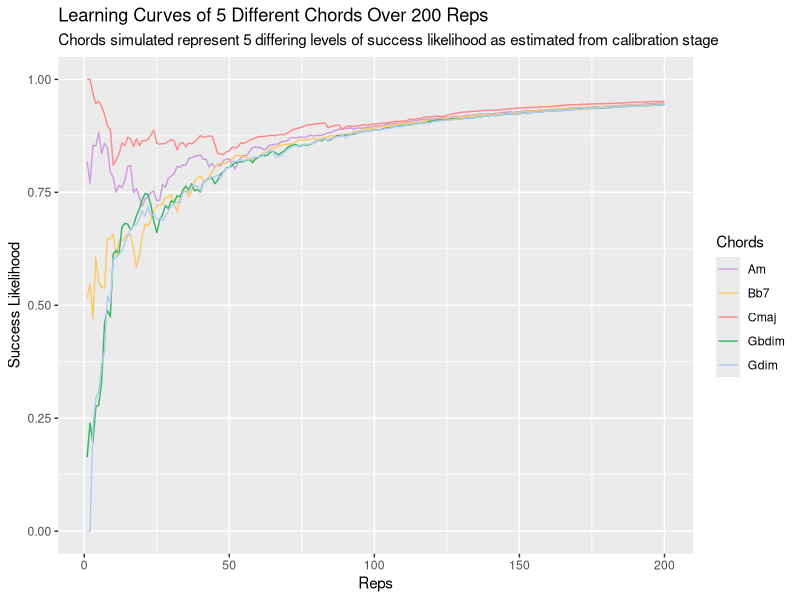

R code for this plot:
########## PART I: Constructing the model ########################################################################################################################################################



tonics <- list("A","Bb","B","C","Db","D","Eb","E","F","Gb","G","Ab") # All tonic notes.

bases <- list("maj", "min", "dim") # Setting possible chord bases to 'maj', 'min', and 'dim'.

extensions <- list("none", "dom7", "maj7") # Setting possible chord extensions to 'none', 'dom7', and 'maj7'.



tabulate_possible_chords <- function(tonics, bases, extensions){
  
  table <- data.frame(tonic = character(0), base = character(0), ext = character(0))
  
  for (i in tonics){
    for (x in bases){
      for (y in extensions){
        table <- rbind(table, data.frame(tonic = i, base = x, ext = y))
      }
    }
  }
  table <- table[!(table$base == "dim" & table$ext %in% c("dom7", "maj7")),] # Removing the combinations of "dim" and "dom7" or "maj7", as these do not form commonly observed chords.
  return(table)
} # Creating a table of all of the possible chords, given the chord components above.

train <- tabulate_possible_chords(tonics, bases, extensions)

possible_chords <- train # For use throughout script.


for (i in 1:nrow(train)){
  train$success[i] <- sample(c(0, 1), size = 1)
} # Assigning 'success' of chord playing trial in a new column named 'success', sampling randomly from c(0,1), i.e., with p(success) = 0.5.

train <- data.frame(lapply(train, as.factor))

model <- glm(success ~ ., data = train, family = binomial) # Training logistic regression model on dataset, where chord components represent predictors of chord trial success. In this model, there should be no relationship between predictor and response variables, as 'success' was assigned randomly.

chords <- c() # Creating a table displaying each possible chord and its predicted likelihood of trial success, as estimated by logistic regression.
likelihoods <- c()

for (i in 1:nrow(possible_chords)){
  newdata <- data.frame(tonic = possible_chords[i,]$tonic, base = possible_chords[i,]$base, ext = possible_chords[i,]$ext)
  chords <- append(chords, paste(possible_chords[i,]$tonic, possible_chords[i,]$base, possible_chords[i,]$ext))
  likelihoods <- append(likelihoods, predict(model, newdata = newdata, type = "response"))
} # Returning each chord's success likelihood.

results <- data.frame(chord = chords, likelihood = likelihoods) # Naming said table 'results'.

results <- results[order(results$likelihood), ] # Sorting by ascending likelihood.



########## PART II: Now let's train the model on just a subset of the possible chords #############################################################################################################



get_calibration_chords <- function(n){
  
  if (n < length(tonics) + length(bases) + length(extensions) | n > nrow(possible_chords)){
    stop(paste("Please enter a number between", (length(tonics) + length(bases) + length(extensions)), "and", nrow(possible_chords)))
  } else {
  }
  
  minimum_components <- data.frame(tonic = character(0), base = character(0), ext = character(0))
  additional_random_chords <- data.frame(tonic = character(0), base = character(0), ext = character(0))
  
  for (i in tonics){
    minimum_components <- rbind(minimum_components, possible_chords[possible_chords$tonic == i,][sample(nrow(possible_chords[possible_chords$tonic == i,]), 1),])
  }
  for (i in bases){
    minimum_components <- rbind(minimum_components, possible_chords[possible_chords$base == i,][sample(nrow(possible_chords[possible_chords$base == i,]), 1),])
  }
  for (i in extensions){
    minimum_components <- rbind(minimum_components, possible_chords[possible_chords$ext == i,][sample(nrow(possible_chords[possible_chords$ext == i,]), 1),])
  } 
  
  # 18 chords needed to provide minimum chord components. Note that more complex algorithm could cut this down to just 12 (number of tonics, with other components overlapped), however, in the interest of expediency, this was not done here.
  
  additional_random_chords <- rbind(additional_random_chords, possible_chords[sample(1:nrow(possible_chords), (n-18)),])
  
  return(rbind(minimum_components, additional_random_chords))
  
} # Creating function to return a subset of the possible chords for calibration, where n = the desired number of chords to test in calibration (minimum input is set at the minimum number of chords required to cover testing all chord components. Maximum input is set at the number of all possible chords). This function is more complex than simply taking a subset of the possible chords, (continued below)...
                                           # (continued)... as we need to account for the possible condition wherein a component of any subsequently tested chord was not included during calibration. This would result in the model being unable to predict an output, as it would be handling a 'new' level.

train <- get_calibration_chords(50) # Establishing training set for calibration as a subset of all possible chords.

for (i in 1:nrow(train)){
  train$success[i] <- sample(c(0, 1), size = 1)
} # Again, randomly assigning 'success' of each chord playing trial.

train <- data.frame(lapply(train, as.factor))

model <- glm(success ~ ., data = train, family = binomial) 


chords <- c() # Again, creating a table displaying each possible chord and its predicted likelihood of trial success.
likelihoods <- c()

for (i in 1:nrow(possible_chords)){
  newdata <- data.frame(tonic = possible_chords[i,]$tonic, base = possible_chords[i,]$base, ext = possible_chords[i,]$ext)
  chords <- append(chords, paste(possible_chords[i,]$tonic, possible_chords[i,]$base, possible_chords[i,]$ext))
  likelihoods <- append(likelihoods, predict(model, newdata = newdata, type = "response"))
} # Returning each chord's success likelihood.

results <- data.frame(chord = chords, likelihood = likelihoods) # Naming said table 'results'.

results <- results[order(results$likelihood), ] # Sorting by ascending likelihood.



########## PART III: Now let's implement differential chord success likelihoods as determined additively by separate chord components ###############################################################



train <- get_calibration_chords(50) # Constructing a new calibration training set.

simulate_trials <- function(df){
  for (i in 1:nrow(df)){
    if (df[i,]$tonic %in% c("A", "B", "C", "D", "E", "F")){ ### I.e. if the tonic is a white note, success likelihood is higher.
      tonic_difficulty <- 1
    } else {
      tonic_difficulty <- 2
    }
    if (df[i,]$base == "maj"){
      base_difficulty <- 1
    } else if (df[i,]$base == "min"){
      base_difficulty <- 2
    } else if (df[i,]$base == "dim"){ # Diminished chords are generally considerably more difficult than either major or minor chords.
      base_difficulty <- 4
    }
    if (df[i,]$ext == "none"){
      ext_difficulty <- 1
    } else if (df[i,]$ext == "dom7"){
      ext_difficulty <- 3
    } else if (df[i,]$ext == "maj7"){ # Extensions generally increase chord difficulty.
      ext_difficulty <- 3
    }
    total_difficulty <- tonic_difficulty + base_difficulty + ext_difficulty # Expressing chord difficulty as the sum of their component difficulties.
    df$success[i] <- rbinom(n = 1, size = 1, prob = (1 - ((total_difficulty**2)/100))) # Sampling between success (1) or failure (0), using chord difficulty to determine success probability.
  }
  return(df)
}

train <- simulate_trials(train) # Simulating calibration stage.

train <- data.frame(lapply(train, as.factor))

(nrow(train[train$base == "maj" & train$success == 1, ]) / nrow(train[train$base == "maj", ])) * 100 # Showing as an example that in our simulation, chords built on a major triad have a much higher success rate than those built on a diminished triad.
(nrow(train[train$base == "dim" & train$success == 1, ]) / nrow(train[train$base == "dim", ])) * 100


model <- glm(success ~ ., data = train, family = binomial) ### Building model using calibration dataset.



play_15_chords <- function(){
  
  chords <- c()
  likelihoods <- c()
  
  for (i in 1:nrow(possible_chords)){
    newdata <- data.frame(tonic = possible_chords[i,]$tonic, base = possible_chords[i,]$base, ext = possible_chords[i,]$ext)
    chords <- append(chords, paste(possible_chords[i,]$tonic, possible_chords[i,]$base, possible_chords[i,]$ext))
    likelihoods <- append(likelihoods, predict(model, newdata = newdata, type = "response"))
  }
  
  results <- data.frame(chord = chords, likelihood = likelihoods)
  results <- results[order(results$likelihood), ]
  
  
  
  hardest_five <- results[1:5,] # Returning the top five chords according to difficulty (lowest estimated success likelihoods).
  random_ten <- results[sample((6:nrow(results)),10),] ### Also returning ten random chords from the possible chords. Replace kept at default of FALSE. 'Hardest five' chords excluded from sampling.
  
  output_chords <- rbind(hardest_five, random_ten)
  
  output_chords <- data.frame(output_chords[c(1,6,7,2,8,9,3,10,11,4,12,13,5,14,15),]) ### Rearranging such that the user receives one 'difficult' chord followed by two 'random' chords, and so on.
  
  
  
  output_chords_formatted <- data.frame(tonic = character(0), base = character(0), ext = character(0))
  for (i in 1:nrow(output_chords)){
    output_chords_formatted <- rbind(output_chords_formatted, data.frame(tonic = unlist(strsplit(output_chords[i,1], " "))[1], base = unlist(strsplit(output_chords[i,1], " "))[2], ext = unlist(strsplit(output_chords[i,1], " "))[3]))
  }
  
  new_train <- simulate_trials(output_chords_formatted)
  
  new_train <- data.frame(lapply(new_train, as.factor))
  
  train <- rbind(train, new_train)
  
  train <- data.frame(lapply(train, as.factor))
  
  model <- glm(success ~ ., data = train, family = binomial)
  
  train <<- train
  
  model <<- model
  
  results <<- results
  
  return(output_chords_formatted)
  
} # Function which ranks chords according to difficulty, and returns 15 suitable chords (see comments within function for detail on this). It then simulates the user's success in each chord trial, adds this to the training dataset, and ultimately, updates the model with this new dataset.

play_15_chords() # In addition to functionalities mentioned above, returns the 15 chords given to the user for each iteration, with the first chord given represented by the first row.



########## PART IV: Now let's simulate player learning #############################################################################################################################################



reps <- 200 # Setting number of reps of 15 chord sets to simulate - if resetting reps remember to run from here to reset variables assigned below.

train <- get_calibration_chords(60) # Constructing a new calibration training set.

calibration_chord_number <- nrow(train) # This will be used to ignore the chords presented during the calibration stage for the 'learning' mechanism encoded below.

simulate_trials_with_learning <- function(df){
  for (i in 1:nrow(df)){
    if (df[i,]$tonic %in% c("A", "B", "C", "D", "E", "F")){ # This part is the same as the above function without learning...
      tonic_difficulty <- 1
    } else {
      tonic_difficulty <- 2
    }
    if (df[i,]$base == "maj"){
      base_difficulty <- 1
    } else if (df[i,]$base == "min"){
      base_difficulty <- 2
    } else if (df[i,]$base == "dim"){
      base_difficulty <- 4
    }
    if (df[i,]$ext == "none"){
      ext_difficulty <- 1
    } else if (df[i,]$ext == "dom7"){
      ext_difficulty <- 3
    } else if (df[i,]$ext == "maj7"){
      ext_difficulty <- 3
    }
    total_difficulty <- tonic_difficulty + base_difficulty + ext_difficulty
    prior_appearances <- sum(train$tonic[calibration_chord_number:nrow(train)] == df[i,]$tonic & train$base[calibration_chord_number:nrow(train)] == df[i,]$base & train$ext[calibration_chord_number:nrow(train)] == df[i,]$ext) # As mentioned above, chords shown during calibration counted in prior appearances.
    learning_rate <- 0.1
    total_difficulty <- total_difficulty * exp(-learning_rate * prior_appearances) # Emulating user learning, utilizing exponential decay to decrease effective chord difficulty for every time the user has encountered it. Here we have named what would be the 'decay rate' as 'learning rate' - this can be set at different levels to simulate different rates of player learning.
    df$success[i] <- rbinom(n = 1, size = 1, prob = (1 - ((total_difficulty**2)/100)))
  }
  return(df)
} # Function to simulate trials with learning, taking into account how many times each chord has been encountered before.

train <- simulate_trials(train) # Simulating calibration stage again.

train <- data.frame(lapply(train, as.factor))

model <- glm(success ~ ., data = train, family = binomial) # Building model using calibration data.



play_15_chords_with_learning <- function(){
  chords <- c()
  likelihoods <- c()
  
  for (i in 1:nrow(possible_chords)){
    newdata <- data.frame(tonic = possible_chords[i,]$tonic, base = possible_chords[i,]$base, ext = possible_chords[i,]$ext)
    chords <- append(chords, paste(possible_chords[i,]$tonic, possible_chords[i,]$base, possible_chords[i,]$ext))
    likelihoods <- append(likelihoods, predict(model, newdata = newdata, type = "response"))
  }
  
  results <- data.frame(chord = chords, likelihood = likelihoods)
  results <- results[order(results$likelihood), ]
  
  
  
  hardest_five <- results[1:5,]
  random_ten <- results[sample((6:nrow(results)),10),] ### Replace kept at default of FALSE. 'Hardest five' chords excluded from sampling.
  
  output_chords <- rbind(hardest_five, random_ten)
  
  output_chords <- data.frame(output_chords[c(1,6,7,2,8,9,3,10,11,4,12,13,5,14,15),]) ### Rearranging such that the user receives one 'difficult' chord followed by two 'random' chords.
  
  
  
  output_chords_formatted <- data.frame(tonic = character(0), base = character(0), ext = character(0))
  for (i in 1:nrow(output_chords)){
    output_chords_formatted <- rbind(output_chords_formatted, data.frame(tonic = unlist(strsplit(output_chords[i,1], " "))[1], base = unlist(strsplit(output_chords[i,1], " "))[2], ext = unlist(strsplit(output_chords[i,1], " "))[3]))
  }
  
  new_train <- simulate_trials_with_learning(output_chords_formatted)
  
  new_train <- data.frame(lapply(new_train, as.factor))
  
  train <- rbind(train, new_train)
  
  train <- data.frame(lapply(train, as.factor))
  
  model <- glm(success ~ ., data = train, family = binomial)
  
  train <<- train
  
  results <<- results
  
  model <<- model
  
  return(output_chords_formatted)
} # Similar to earlier function, only factoring in learning in addition.



play_15_chords_with_learning() # In the following we simulate learning and plot the learning curves of the user with respect to 5 different chords - each of differing levels of success likelihood, as estimated from the calibration stage.

initial_likelihoods <- results # For comparison at the end...

hardest_chord <- results$chord[1]
hardest_chord_likelihood <- c(results$likelihood[1])

upper_quartile_chord <- results$chord[round(nrow(results)*0.25)]
upper_quartile_chord_likelihood <- c(results$likelihood[round(nrow(results)*0.25)])

moderate_chord <- results$chord[round(nrow(results)*0.5)]
moderate_chord_likelihood <- c(results$likelihood[round(nrow(results)*0.5)])

lower_quartile_chord <- results$chord[round(nrow(results)*0.75)]
lower_quartile_chord_likelihood <- c(results$likelihood[round(nrow(results)*0.75)])

easiest_chord <- results$chord[nrow(results)]
easiest_chord_likelihood <- c(results$likelihood[nrow(results)])

for (i in 1:(reps - 1)){
  play_15_chords_with_learning()
  
  hardest_chord_likelihood <- append(hardest_chord_likelihood, results[results$chord == hardest_chord,]$likelihood)
  upper_quartile_chord_likelihood <- append(upper_quartile_chord_likelihood, results[results$chord == upper_quartile_chord,]$likelihood)
  moderate_chord_likelihood <- append(moderate_chord_likelihood, results[results$chord == moderate_chord,]$likelihood)
  lower_quartile_chord_likelihood <- append(lower_quartile_chord_likelihood, results[results$chord == lower_quartile_chord,]$likelihood)
  easiest_chord_likelihood <- append(easiest_chord_likelihood, results[results$chord == easiest_chord,]$likelihood)
}

graphing_df <- data.frame(treatment = c(rep(hardest_chord, times = reps), rep(upper_quartile_chord, times = reps), rep(moderate_chord, times = reps), rep(lower_quartile_chord, times = reps), rep(easiest_chord, times = reps)),
                          response = c(hardest_chord_likelihood, upper_quartile_chord_likelihood, moderate_chord_likelihood, lower_quartile_chord_likelihood, easiest_chord_likelihood),
                          reps = rep(1:reps, times = 5)) # Gathering simulation outcome data into a dataframe for graphing below.


represent_as_chord <- function(chord){
  if (unlist(strsplit(chord, ' '))[3] == "none" & (unlist(strsplit(chord, ' '))[2] == "maj" | unlist(strsplit(chord, ' '))[2] == "dim")){
    return(paste0(unlist(strsplit(chord, ' '))[1], unlist(strsplit(chord, ' '))[2]))
  } else if (unlist(strsplit(chord, ' '))[3] == "none" & unlist(strsplit(chord, ' '))[2] == "min"){
      return(paste0(unlist(strsplit(chord, ' '))[1], "m"))
  } else if (unlist(strsplit(chord, ' '))[3] == "dom7" & unlist(strsplit(chord, ' '))[2] == "min"){
    return(paste0(unlist(strsplit(chord, ' '))[1], "m7"))
  } else if (unlist(strsplit(chord, ' '))[3] == "dom7" & unlist(strsplit(chord, ' '))[2] == "min"){
    return(paste0(unlist(strsplit(chord, ' '))[1], "m7"))
  } else if (unlist(strsplit(chord, ' '))[3] == "dom7" & unlist(strsplit(chord, ' '))[2] == "maj"){
    return(paste0(unlist(strsplit(chord, ' '))[1], "7"))
  } else if (unlist(strsplit(chord, ' '))[3] == "maj7" & unlist(strsplit(chord, ' '))[2] == "min"){
    return(paste0(unlist(strsplit(chord, ' '))[1], "min(maj7)"))
  } else if (unlist(strsplit(chord, ' '))[3] == "maj7" & unlist(strsplit(chord, ' '))[2] == "maj"){
    return(paste0(unlist(strsplit(chord, ' '))[1], "maj7"))
  } 
} # Combining all three chord components to form the conventional chord name. This is not quite so straightforward as chord nomenclature conventions are a little convoluted...

for (i in 1:nrow(graphing_df)){
  graphing_df$treatment[i] <- represent_as_chord(graphing_df$treatment[i])
}



library(ggplot2) # Plotting learning trajectory lines for 5 chords of differing initial success likelihoods.

ggplot(graphing_df, aes(x = reps, y = response, color = treatment, group = treatment)) +
  geom_line() +
  labs(x = "Reps", y = "Success Likelihood",
  title = paste("Learning Curves of 5 Different Chords Over", reps, "Reps"),
  subtitle = "Chords simulated represent 5 differing levels of success likelihood as estimated from calibration stage") +
  xlim(1, reps) + ylim(0, 1) +
  scale_color_manual(values = c("#CE9DD9", "#FEC868", "#FD8A8A", "#33B864", "#B4CBF0"), name = "Chords")



final_likelihoods <- results # Comparing initial success likelihoods of each possible chord with those after n rounds of practice.

merging <- merge(initial_likelihoods, final_likelihoods, by = "chord")

merging <- merging[order(merging$likelihood.y), ]

names(merging)[names(merging) == "likelihood.x"] <- "initial likelihood"
names(merging)[names(merging) == "likelihood.y"] <- "final likelihood"

for (i in 1:nrow(merging)){
  merging$chord[i] <- represent_as_chord(merging$chord[i])
}

initial_vs_final_likelihoods <- merging # Comparison table sorted by final success likelihood.



### Notes ###########################################################################################################################################

# The minimum number of chords required for adequate calibration is around 30 - 40. Size of training subset represents a trade-off between reduced accuracy of initial model due to over-fitting vs patience required from user to complete calibration.

# Note that success likelihood is that estimated by the logistic regression model from the (initially somewhat limited) training data it receives; it is not the true success likelihood of the user in chord playing trials. This difference is particularly clear when stochasticity leads to extreme values of predicted success likelihood.

# Initial highest chords are very high, due to small dataset / number of trials leading to stochasticity - these extreme values were brought down to more representative values following more trials.

# Lowest chords' success likelihoods initially begin very low, but increase with more trials - this represents learning.

# A rolling window could be instituted to better reflect user's current ability.

